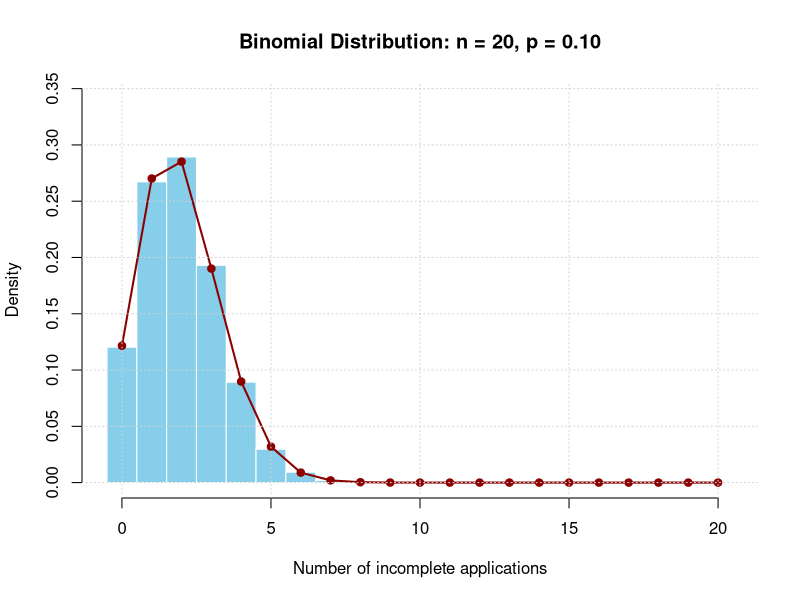

R code for this plot:
# Parameters
n <- 20
p <- 0.10

# 1. Probability of exactly 3 incomplete applications
prob_exactly_3 <- dbinom(3, size = n, prob = p)

# 2. Probability of at most 3 incomplete applications
prob_at_most_3 <- pbinom(3, size = n, prob = p)

# 3. Probability of at least 4 incomplete applications
prob_at_least_4 <- 1 - pbinom(3, size = n, prob = p)

# 4. Theoretical mean and standard deviation
theoretical_mean <- n * p
theoretical_variance <- n * p * (1 - p)
theoretical_sd <- sqrt(theoretical_variance)

cat("P(X = 3):", prob_exactly_3, "\n")
cat("P(X <= 3):", prob_at_most_3, "\n")
cat("P(X >= 4):", prob_at_least_4, "\n")
cat("Theoretical mean:", theoretical_mean, "\n")
cat("Theoretical standard deviation:", theoretical_sd, "\n")

# Simulation

set.seed(12345)

# Simulate 10,000 groups of 20 applications
simulated_counts <- rbinom(
  n = 10000,
  size = n,
  prob = p
)

# Simulated probabilities
sim_prob_exactly_3 <- mean(simulated_counts == 3)
sim_prob_at_most_3 <- mean(simulated_counts <= 3)
sim_prob_at_least_4 <- mean(simulated_counts >= 4)

# Simulated descriptive statistics
simulated_mean <- mean(simulated_counts)
simulated_sd <- sd(simulated_counts)

cat("Simulated P(X = 3):", sim_prob_exactly_3, "\n")
cat("Simulated P(X <= 3):", sim_prob_at_most_3, "\n")
cat("Simulated P(X >= 4):", sim_prob_at_least_4, "\n")
cat("Simulated mean:", simulated_mean, "\n")
cat("Simulated standard deviation:", simulated_sd, "\n")

# Visualization

x_values <- 0:n
theoretical_probabilities <- dbinom(
  x_values,
  size = n,
  prob = p
)

hist(
  simulated_counts,
  breaks = seq(-0.5, n + 0.5, by = 1),
  probability = TRUE,
  col = "skyblue",
  border = "white",
  main = "Binomial Distribution: n = 20, p = 0.10",
  xlab = "Number of incomplete applications",
  ylim = c(0, max(theoretical_probabilities) * 1.2)
)

points(
  x_values,
  theoretical_probabilities,
  col = "darkred",
  pch = 19
)

lines(
  x_values,
  theoretical_probabilities,
  col = "darkred",
  lwd = 2
)

grid()
